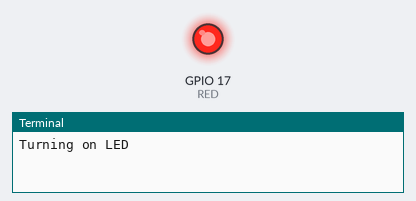
The program below on a simulated Raspberry Pi (BCM pin numbers). Shown: output pins drawn as LEDs (lit = HIGH), the last lines printed to the terminal.

Above: at 1.0 s.
At 3.0 s:
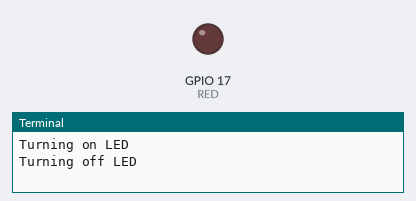
Timing chart, 0 to 5.2 s (numbered marks = the images above):
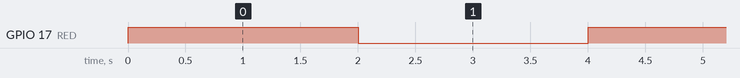

Measured:
- by itself, GPIO 17 (RED): alternates HIGH for 2.0 s and LOW for 2.0 s

The program:

blinkled.py
```python
import RPi.GPIO as GPIO
import time

GPIO.setmode(GPIO.BCM)
RED = 17

def TurnOn():
    GPIO.output(RED, GPIO.HIGH)
    time.sleep(2)

def TurnOff():
    GPIO.output(RED, GPIO.LOW)
    time.sleep(2)

GPIO.setup(RED, GPIO.OUT)


try:
    while True:
        print("Turning on LED")
        TurnOn()
        print("Turning off LED")
        TurnOff()
except KeyboardInterrupt:
    print("Bye")
finally:
    GPIO.cleanup()
```
